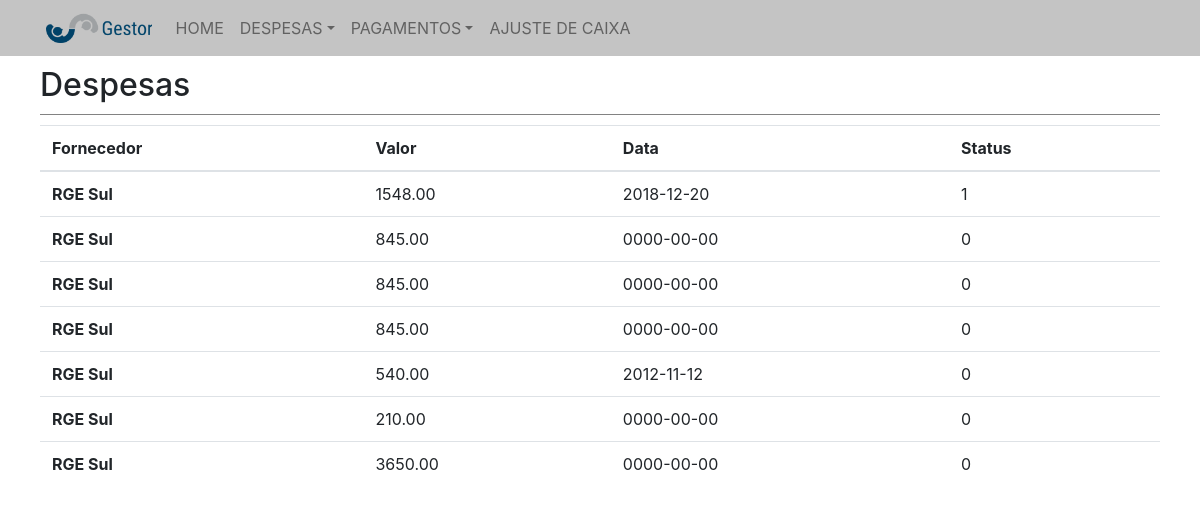
The app's page /tela_despesa.php with its own data.
### tables this page shows
CREATE TABLE `cad_despesa` (
  `id_despesa` int(11) NOT NULL,
  `nomeforn` varchar(50) NOT NULL,
  `valor_despesa` decimal(10,2) NOT NULL,
  `data_despesa` date NOT NULL,
  `status_despesa` int(11) NOT NULL,
  `nomearquivo` varchar(100) NOT NULL
);

### conectabanco.php (called while the page is built, shortened)
<?php
	function ConectarBanco(){
	$host = "localhost";
	$banco = "trabalho_final";
	$usuario = "root";
	$senha = "";
	$porta = "3306";
	$conn = new PDO('mysql:host='.$host.';port='.$porta.';dbname='.$banco.'', $usuario, $senha);
	return $conn;
}
function SelecionaDiversosDados($sql){
	$conn = ConectarBanco();
	$retorno = $conn->prepare($sql);
	$retorno->execute();
	return $retorno;
}
?>

### tela_despesa.php (the view, shortened to what this page needs)
<?php include("conectabanco.php");
?>
<html lang="en">
  <head>
    <link rel="stylesheet" href="https://stackpath.bootstrapcdn.com/bootstrap/4.1.3/css/bootstrap.min.css">
    <link rel="stylesheet" href="css/style.css">
  </head>
  <body>
    <div class="divmenu">
      <?php include("menu.php") ?>
    </div>
    <div class="container">
      <h2 class="titulo">Despesas</h2>
        <table class="table table-hover">
          <thead>
            <tr>
              <th scope="col">Fornecedor</th>
              <th scope="col">Valor</th>
              <th scope="col">Data</th>
              <th scope="col">Status</th>
            </tr>
          </thead>
          <tbody>
            <?php
              $PegaDespesa = SelecionaDiversosDados("SELECT * FROM cad_despesa");
              foreach ($PegaDespesa as $despesa){
            ?>
            <tr>
              <th><?php echo $despesa["nomeforn"]?></th>
              <td><?php echo $despesa["valor_despesa"]?></td>
              <td><?php echo $despesa["data_despesa"]?></td>
              <td><?php echo $despesa["status_despesa"]?></td>
            </tr>
          <?php } ?>
          </tbody>
        </table>
      </div>
  </body>
</html>

### menu.php (shortened to what this page needs)
<link rel="stylesheet" href="css/style.css">
<div class="container menu">
  <nav class="navbar navbar-expand-lg navbar-light">
    <a class="navbar-brand" href="gestor.php"><img class="logo" src="img/logogestor.png" /></a>
    <div class="collapse navbar-collapse" id="navbarSupportedContent">
      <ul class="navbar-nav mr-auto">
        <li class="nav-item">
          <a class="nav-link" href="gestor.php">HOME</a>
        </li>
        <li class="nav-item dropdown">
          <a class="nav-link dropdown-toggle" href="#" id="navbarDropdown" role="button" data-toggle="dropdown" aria-haspopup="true" aria-expanded="false">
            DESPESAS</a>
        </li>
        <li class="nav-item dropdown">
          <a class="nav-link dropdown-toggle" href="#" id="navbarDropdown" role="button" data-toggle="dropdown" aria-haspopup="true" aria-expanded="false">
            PAGAMENTOS</a>
        </li>
        <li class="nav-item">
          <a class="nav-link" href="ajustar_caixa.php">AJUSTE DE CAIXA</a>
        </li>
      </ul>
    </div>
  </nav>
</div>

### css/style.css (style rules this page uses)
.titulo { margin: 0 0 10px 0; padding: 10px 0 10px 0; border-bottom: 1px solid #828282; }
nav { background-color: #c4c4c4; }
.container { padding: 0 10px 0 10px; background-color: white; min-width: 317px; }
.divmenu { background-color: #c4c4c4; }
.menu { padding: 0; }
.logo { height: 30px; }

### records on screen
cad_despesa: nomeforn "RGE Sul", valor_despesa "1548.00", data_despesa "2018-12-20", status_despesa "1"
cad_despesa: nomeforn "RGE Sul", valor_despesa "845.00", data_despesa "0000-00-00", status_despesa "0"
cad_despesa: nomeforn "RGE Sul", valor_despesa "845.00", data_despesa "0000-00-00", status_despesa "0"
cad_despesa: nomeforn "RGE Sul", valor_despesa "845.00", data_despesa "0000-00-00", status_despesa "0"
cad_despesa: nomeforn "RGE Sul", valor_despesa "540.00", data_despesa "2012-11-12", status_despesa "0"
cad_despesa: nomeforn "RGE Sul", valor_despesa "210.00", data_despesa "0000-00-00", status_despesa "0"
cad_despesa: nomeforn "RGE Sul", valor_despesa "3650.00", data_despesa "0000-00-00", status_despesa "0"
